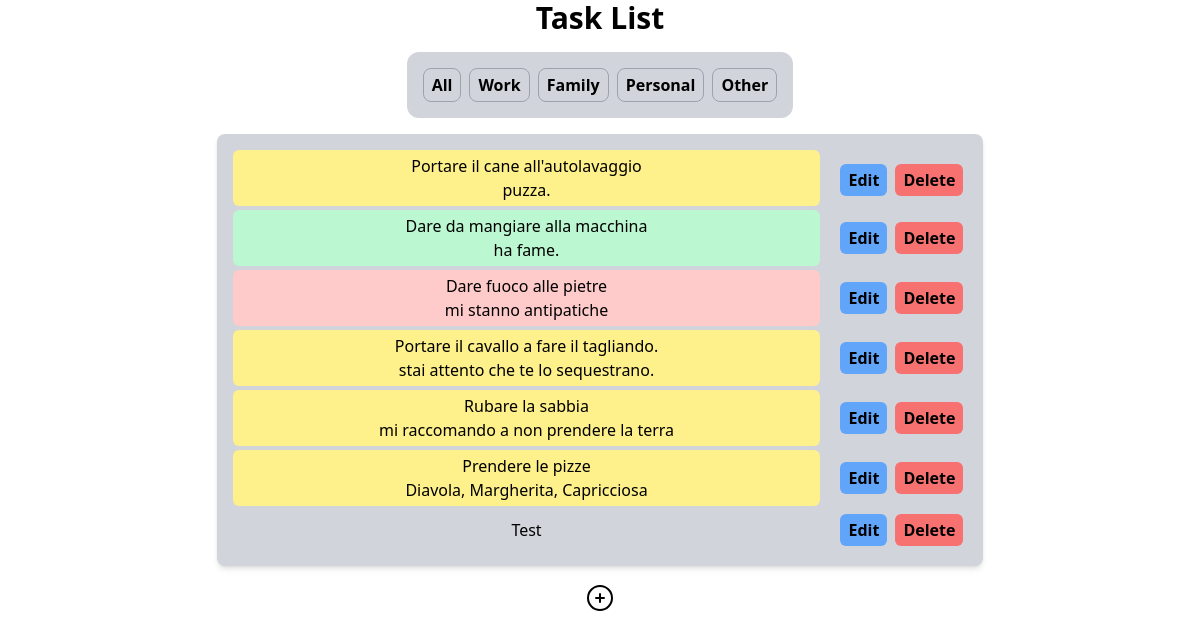
The app's page /todolist/task/, older data.
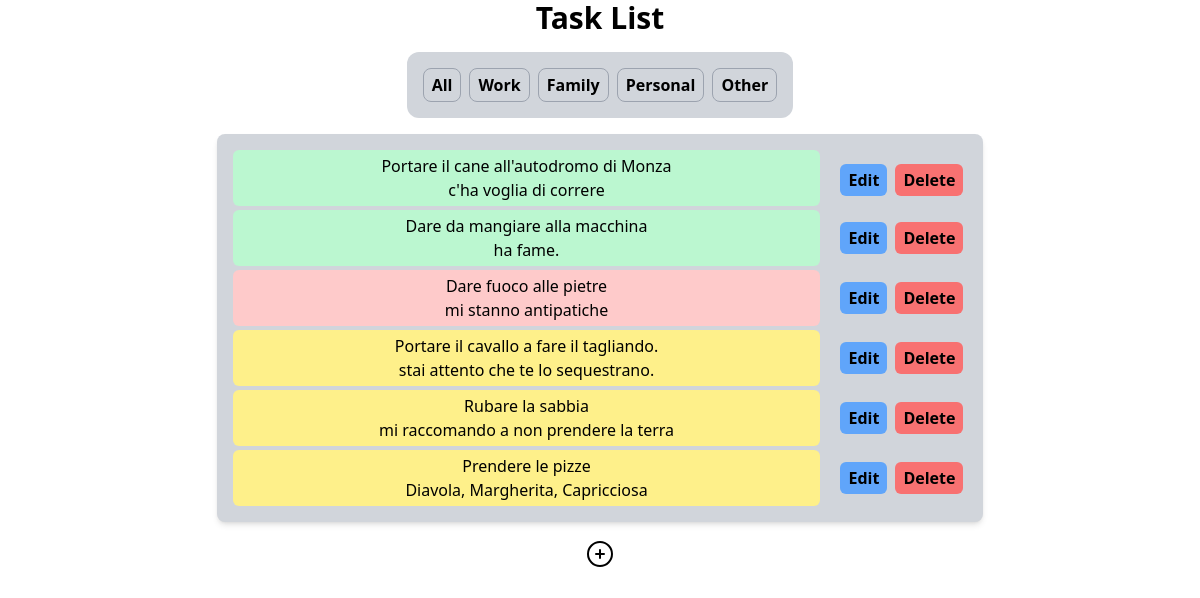
The same page, newer data.
### ToDo_List/models.py (models this page shows, shortened)
class Task(models.Model):
    content = models.CharField(max_length=200)
    notes = models.TextField(blank=True)
    pub_date = models.DateTimeField("date published: ")
    due_date = models.DateTimeField("due by: ", blank=True, null=True)
    class Priorities(models.IntegerChoices):
        IMPORTANT = 1,
        NORMAL = 2,
        LOWPRIO = 3,
    priority = models.IntegerField(choices=Priorities.choices, default=Priorities.NORMAL)
    categoryChoices = [
        ('work', 'Work'),
        ('family', 'Family'),
        ('personal','Personal'),
        ('other','Other')
    ]
    category = models.CharField(max_length=20, choices=categoryChoices, default='other')
    is_completed = models.BooleanField(default=False)

### ToDo_List/views.py (the view)
# urls.py: path("task/", views.index, name="index"),
def index(request):
    category = request.GET.get('category')
    if category:
        tasks = Task.objects.filter(category = category)
    else:
        tasks = Task.objects.all()
    current_time = timezone.now()
    one_day_from_now = current_time + timedelta(days=1)
    current_category = category
    return render(request, "index.html", {"tasks":tasks, "current_time":current_time, "one_day_from_now":one_day_from_now, "current_category":current_category})

### ToDo_List/templates/index.html (shortened to what this page needs)
<html>
<head>
    <script src="https://cdn.tailwindcss.com"></script>
    <link rel="stylesheet" href="https://cdnjs.cloudflare.com/ajax/libs/font-awesome/6.0.0-beta3/css/all.min.css">
</head>
<body>
    <div class="flex flex-col justify-center items-center max-w-7xl mx-auto space-y-4">
        <h1 class="text-3xl font-semibold">Task List</h1>
        <div class="flex bg-gray-300 p-4 rounded-xl space-x-2">
            <div class="border border-gray-400 px-2 py-1 font-semibold rounded-lg hover:-translate-y-1 hover:scale-105 hover:shadow-xl duration-200 bg-gray-300"><a href="{% url 'todo-list:index' %}">All</a></div>
            <div class="border border-gray-400 px-2 py-1 font-semibold rounded-lg hover:-translate-y-1 hover:scale-105 hover:shadow-xl duration-200 {% if current_category == 'work' %} bg-blue-300 {% else %} bg-gray-300 {% endif %}"><a href="{% url 'todo-list:index' %}?category=work">Work</a></div>
            <div class="border border-gray-400 px-2 py-1 font-semibold rounded-lg hover:-translate-y-1 hover:scale-105 hover:shadow-xl duration-200 {% if current_category == 'family' %} bg-yellow-200 {% else %} bg-gray-300 {% endif %}"><a href="{% url 'todo-list:index' %}?category=family">Family</a></div>
            <div class="border border-gray-400 px-2 py-1 font-semibold rounded-lg hover:-translate-y-1 hover:scale-105 hover:shadow-xl duration-200 {% if current_category == 'personal' %} bg-pink-200 {% else %} bg-gray-300 {% endif %}"><a href="{% url 'todo-list:index' %}?category=personal">Personal</a></div>
            <div class="border border-gray-400 px-2 py-1 font-semibold rounded-lg hover:-translate-y-1 hover:scale-105 hover:shadow-xl duration-200 {% if current_category == 'other' %} bg-red-300 {% else %} bg-gray-300 {% endif %}"><a href="{% url 'todo-list:index' %}?category=other">Other</a></div>
        </div>
        <ul class="grid grid-cols-5 space-y-1 bg-gray-300 rounded-lg shadow-md p-4">
            {%for task in tasks%}
                <li class="flex items-center justify-center rounded-md text-center col-span-4 py-1
                {% if task.is_completed %}
                    bg-green-200
                {% elif task.due_date and task.due_date <= one_day_from_now %}
                    bg-yellow-200
                {% elif task.due_date and task.due_date > current_time %}
                    bg-red-200
                {% endif %}
                ">
                    {{task.content}}<br>{{task.notes}}
                </li>
                <div class="flex items-center justify-center col-span-1 p-1 space-x-2 ml-4">
                    <button class="bg-blue-400 px-2 py-1 rounded-md font-semibold hover:-translate-y-1 hover:scale-105 hover:shadow-md duration-300 hover:bg-blue-500"><a href="{% url 'todo-list:update' task.pk %}">Edit</a></button>
                    <button class="bg-red-400 px-2 py-1 rounded-md font-semibold hover:-translate-y-1 hover:scale-105 hover:shadow-md duration-300 hover:bg-red-500"><a href="{% url 'todo-list:delete' task.pk%}">Delete</a></button>
                </div>
            {% empty %}
                <li class="flex items-center justify-center rounded-md text-center py-1 col-span-5 font-semibold">You haven't added a task yet. Add one by clicking the + button below</li>
            {% endfor %}
        </ul>
        <a href="/todolist/task/createnew" class="text-center text-2xl hover:scale-110 duration-300"><svg xmlns="http://www.w3.org/2000/svg" fill="none" viewBox="0 0 24 24" stroke-width="1.5" stroke="currentColor" class="size-8">
            <path stroke-linecap="round" stroke-linejoin="round" d="M12 9v6m3-3H9m12 0a9 9 0 1 1-18 0 9 9 0 0 1 18 0Z" />
          </svg></a>
    </div>
</body>
</html>

Row changes from the older to the newer data that the page shows:
removed Task: content "Test"
changed Task: is_completed False → True (drawn); content "Portare il cane all'autolavaggio" → "Portare il cane all'autodromo di Monza"; notes "puzza." → "c'ha voglia di correre"
